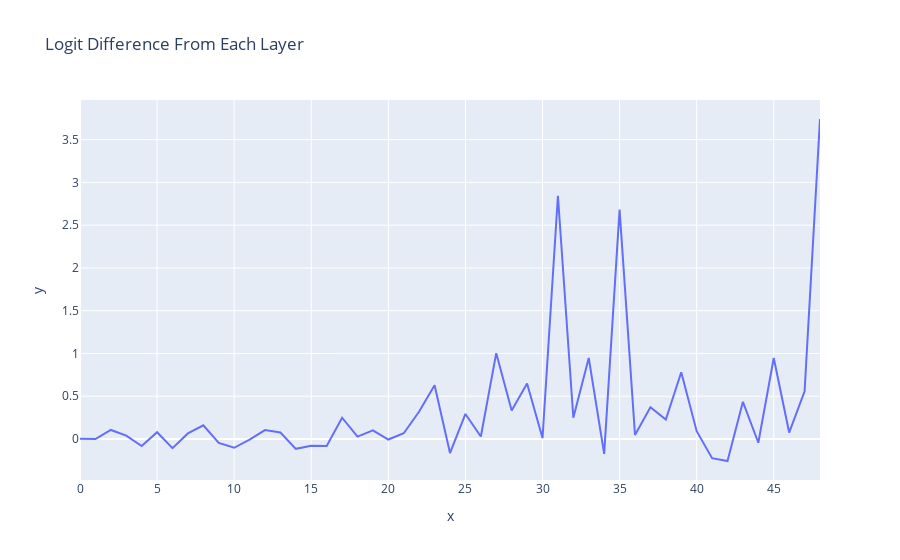

Write notebook code for a chart like this one.
### Markdown cell above
Major contributor is are attention layers 7 and 8; attention 9 seems to have a strong negative effect.

### Code cell
per_layer_residual, labels = clean_cache.decompose_resid(layer=-1, pos_slice=-1, return_labels=True)
per_layer_logit_diffs = residual_stack_to_logit_diff(per_layer_residual, clean_cache)
l_line(per_layer_logit_diffs, hover_name=labels, title="Logit Difference From Each Layer")

### Figure 1 — Plotly figure (JSON) as saved in the notebook; plotly's stock layout.template omitted (floating-point values rounded to 4 significant figures)
{"data": [{"hovertemplate": "<b>%{hovertext}</b><br><br>x=%{x}<br>y=%{y}<extra></extra>", "hovertext": ["embed", "0_attn_out", "0_mlp_out", "1_attn_out", "1_mlp_out", "2_attn_out", "2_mlp_out", "3_attn_out", "3_mlp_out", "4_attn_out", "4_mlp_out", "5_attn_out", "5_mlp_out", "6_attn_out", "6_mlp_out", "7_attn_out", "7_mlp_out", "8_attn_out", "8_mlp_out", "9_attn_out", "9_mlp_out", "10_attn_out", "10_mlp_out", "11_attn_out", "11_mlp_out", "12_attn_out", "12_mlp_out", "13_attn_out", "13_mlp_out", "14_attn_out", "14_mlp_out", "15_attn_out", "15_mlp_out", "16_attn_out", "16_mlp_out", "17_attn_out", "17_mlp_out", "18_attn_out", "18_mlp_out", "19_attn_out", "19_mlp_out", "20_attn_out", "20_mlp_out", "21_attn_out", "21_mlp_out", "22_attn_out", "22_mlp_out", "23_attn_out", "23_mlp_out"], "legendgroup": "", "line": {"color": "#636efa", "dash": "solid"}, "marker": {"symbol": "circle"}, "mode": "lines", "name": "", "orientation": "v", "showlegend": false, "type": "scatter", "x": [0, 1, 2, 3, 4, 5, 6, 7, 8, 9, 10, 11, 12, 13, 14, 15, 16, 17, 18, 19, 20, 21, 22, 23, 24, 25, 26, 27, 28, 29, 30, 31, 32, 33, 34, 35, 36, 37, 38, 39, 40, 41, 42, 43, 44, 45, 46, 47, 48], "xaxis": "x", "y": [0.001735, -0.0007216, 0.1052, 0.03883, -0.08312, 0.07845, -0.107, 0.06504, 0.16, -0.04635, -0.1029, -0.008336, 0.1042, 0.07628, -0.1152, -0.08051, -0.08113, 0.2486, 0.02785, 0.1008, -0.006556, 0.06653, 0.3203, 0.6289, -0.1643, 0.2925, 0.02889, 1.003, 0.333, 0.6486, 0.01051, 2.844, 0.2477, 0.947, -0.1747, 2.682, 0.04724, 0.3717, 0.2274, 0.7809, 0.0914, -0.2252, -0.2576, 0.4346, -0.04402, 0.9469, 0.07525, 0.5581, 3.742], "yaxis": "y"}], "layout": {"legend": {"tracegroupgap": 0}, "title": {"text": "Logit Difference From Each Layer"}, "xaxis": {"anchor": "y", "domain": [0, 1], "title": {"text": "x"}}, "yaxis": {"anchor": "x", "domain": [0, 1], "title": {"text": "y"}}}}
